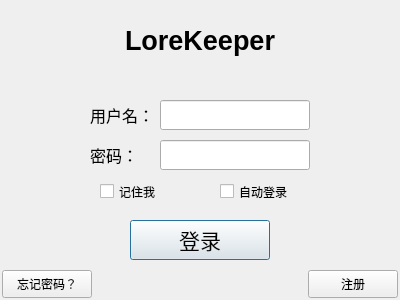
<?xml version="1.0" encoding="UTF-8"?>
<ui version="4.0">
 <class>LoginDialog</class>
 <widget class="QDialog" name="LoginDialog">
  <property name="geometry">
   <rect>
    <x>0</x>
    <y>0</y>
    <width>400</width>
    <height>300</height>
   </rect>
  </property>
  <property name="windowTitle">
   <string>LoginDialog</string>
  </property>
  <property name="modal">
   <bool>false</bool>
  </property>
  <widget class="QLabel" name="App_label">
   <property name="geometry">
    <rect>
     <x>100</x>
     <y>10</y>
     <width>200</width>
     <height>60</height>
    </rect>
   </property>
   <property name="font">
    <font>
     <pointsize>20</pointsize>
     <bold>true</bold>
    </font>
   </property>
   <property name="cursor">
    <cursorShape>ArrowCursor</cursorShape>
   </property>
   <property name="text">
    <string>LoreKeeper</string>
   </property>
   <property name="alignment">
    <set>Qt::AlignCenter</set>
   </property>
  </widget>
  <widget class="QLabel" name="UserName_label">
   <property name="geometry">
    <rect>
     <x>90</x>
     <y>100</y>
     <width>80</width>
     <height>30</height>
    </rect>
   </property>
   <property name="font">
    <font>
     <pointsize>12</pointsize>
    </font>
   </property>
   <property name="text">
    <string>用户名：</string>
   </property>
  </widget>
  <widget class="QLineEdit" name="UserName_lineEdit">
   <property name="geometry">
    <rect>
     <x>160</x>
     <y>100</y>
     <width>150</width>
     <height>30</height>
    </rect>
   </property>
  </widget>
  <widget class="QLabel" name="Password_label">
   <property name="geometry">
    <rect>
     <x>90</x>
     <y>140</y>
     <width>80</width>
     <height>30</height>
    </rect>
   </property>
   <property name="font">
    <font>
     <pointsize>12</pointsize>
    </font>
   </property>
   <property name="text">
    <string>密码：</string>
   </property>
  </widget>
  <widget class="QLineEdit" name="Password_lineEdit">
   <property name="geometry">
    <rect>
     <x>160</x>
     <y>140</y>
     <width>150</width>
     <height>30</height>
    </rect>
   </property>
   <property name="echoMode">
    <enum>QLineEdit::Password</enum>
   </property>
  </widget>
  <widget class="QCheckBox" name="Remember_checkBox">
   <property name="geometry">
    <rect>
     <x>100</x>
     <y>180</y>
     <width>98</width>
     <height>23</height>
    </rect>
   </property>
   <property name="text">
    <string>记住我</string>
   </property>
  </widget>
  <widget class="QCheckBox" name="AutoLogin_checkBox">
   <property name="geometry">
    <rect>
     <x>220</x>
     <y>180</y>
     <width>98</width>
     <height>23</height>
    </rect>
   </property>
   <property name="text">
    <string>自动登录</string>
   </property>
  </widget>
  <widget class="QPushButton" name="Login_pushButton">
   <property name="geometry">
    <rect>
     <x>130</x>
     <y>220</y>
     <width>140</width>
     <height>40</height>
    </rect>
   </property>
   <property name="font">
    <font>
     <family>黑体</family>
     <pointsize>16</pointsize>
     <bold>false</bold>
    </font>
   </property>
   <property name="text">
    <string>登录</string>
   </property>
   <property name="default">
    <bool>true</bool>
   </property>
  </widget>
  <widget class="QPushButton" name="Gegister_pushButton">
   <property name="geometry">
    <rect>
     <x>308</x>
     <y>270</y>
     <width>90</width>
     <height>28</height>
    </rect>
   </property>
   <property name="text">
    <string>注册</string>
   </property>
  </widget>
  <widget class="QPushButton" name="Forgot_pushButton">
   <property name="geometry">
    <rect>
     <x>2</x>
     <y>270</y>
     <width>90</width>
     <height>28</height>
    </rect>
   </property>
   <property name="text">
    <string>忘记密码？</string>
   </property>
  </widget>
 </widget>
 <resources/>
 <connections/>
</ui>
